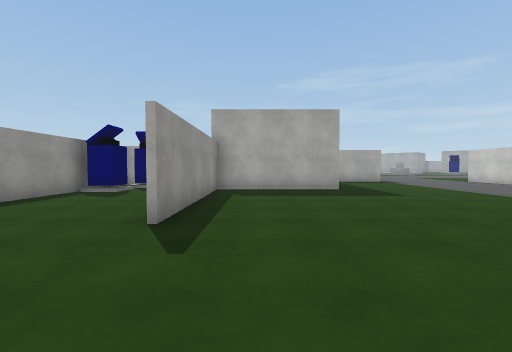
[1] (above)

24 first-person views from a walk through a 3-D level made in the Unity game engine. The camera is 1.4 m above the floor, tilts 2° down and sees 90° across. The floor is counted in squares, 2 m on a side. Each view is taken from the middle of a square. On the plan, view 1 faces up. The plan holds only what a view shows up to about 9 squares ahead; the rest is blank. The place goes on beyond the plan. Some animated figures are not drawn. Some surface patterns are stand-ins.

[2]
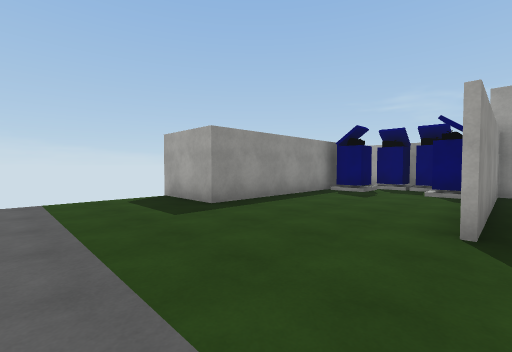

[3]
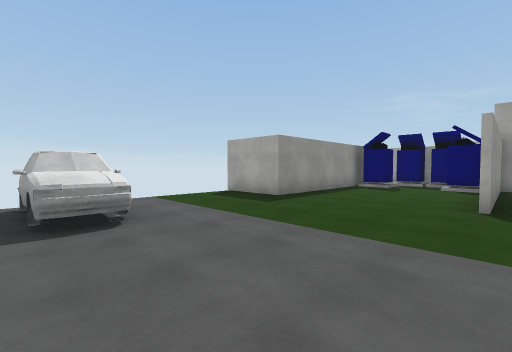

[4]
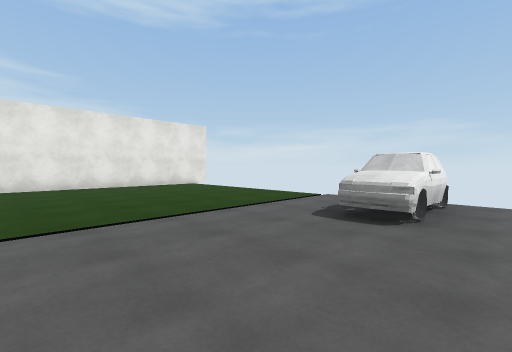

[5]
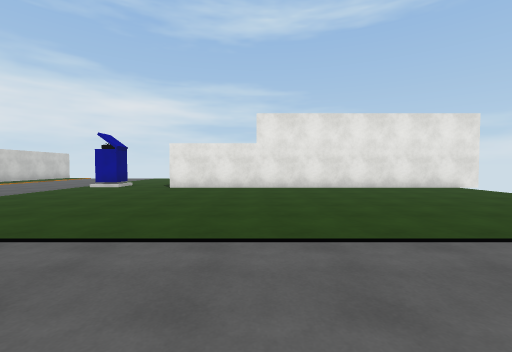

[6]
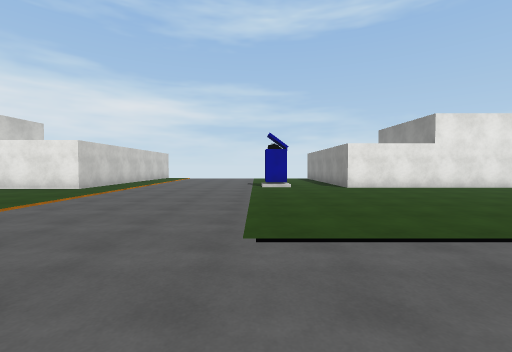

[7]
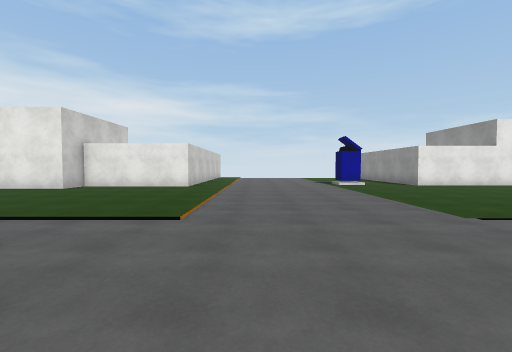

[8]
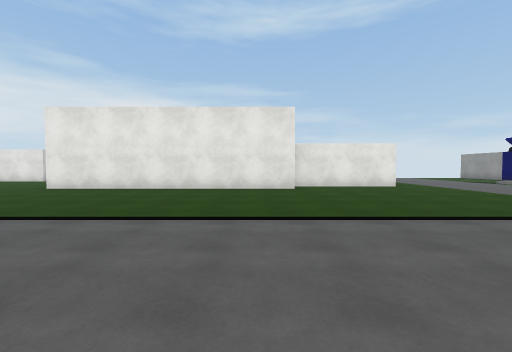

[9]
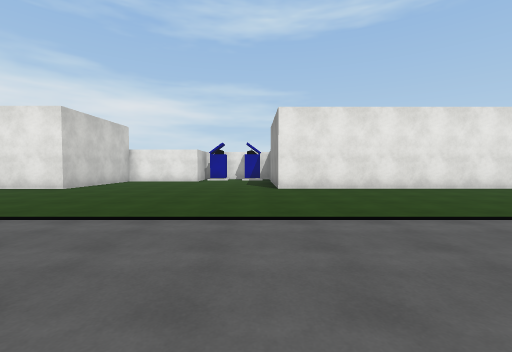

[10]
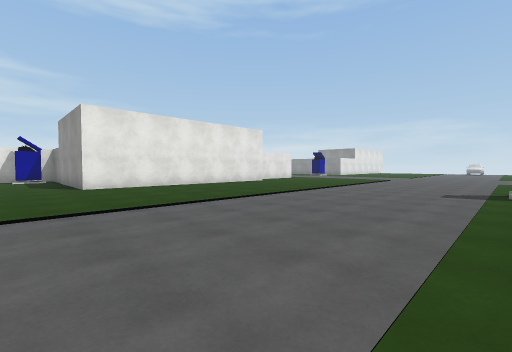

[11]
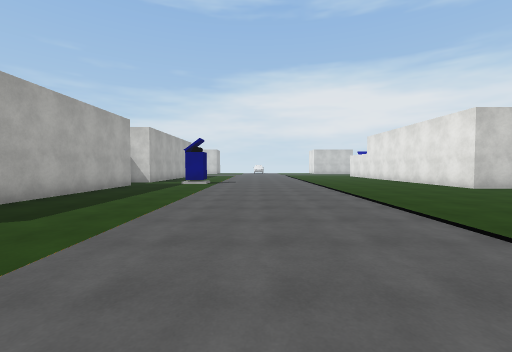

[12]
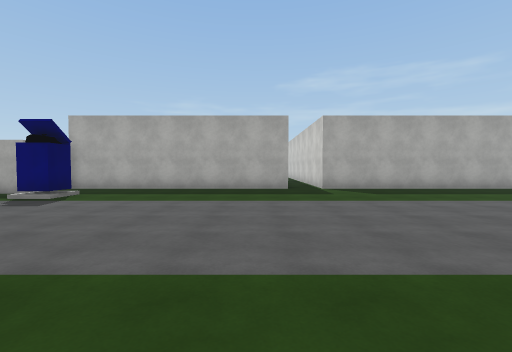

[13]
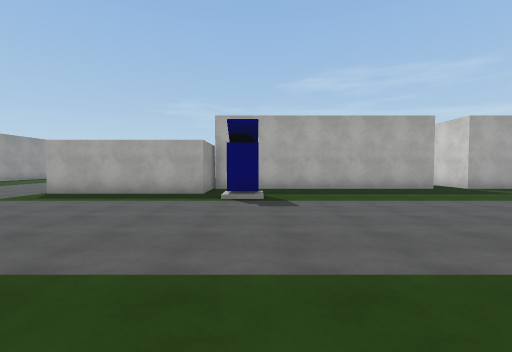

[14]
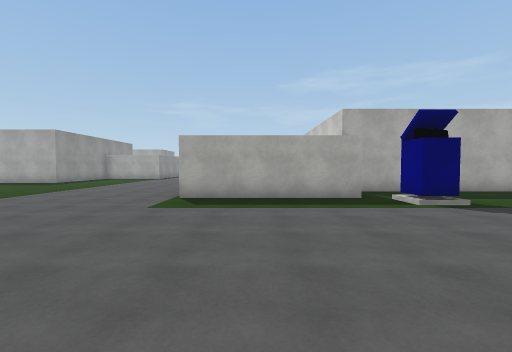

[15]
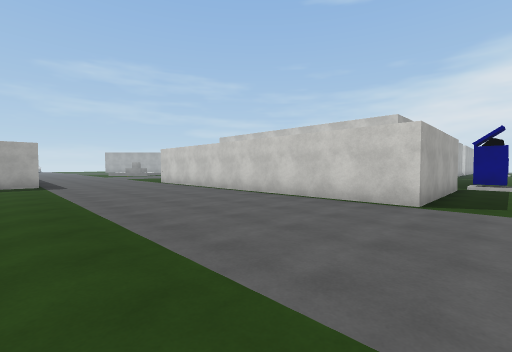

[16]
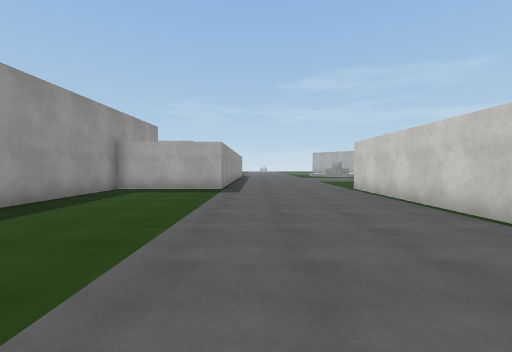

[17]
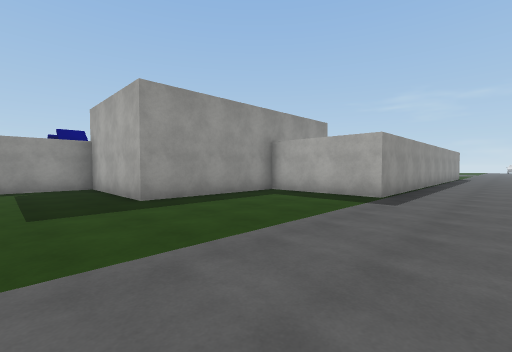

[18]
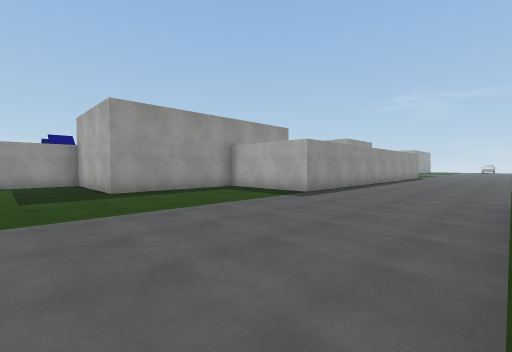

[19]
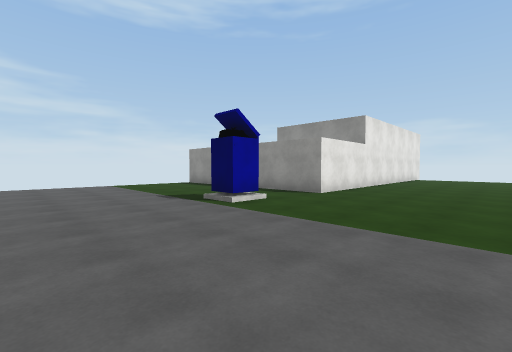

[20]
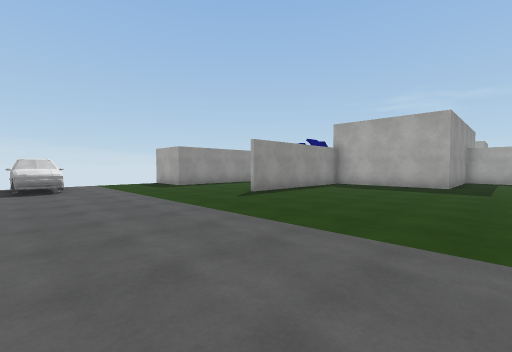

[21]
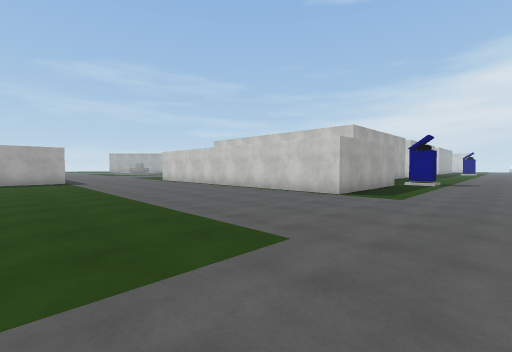

[22]
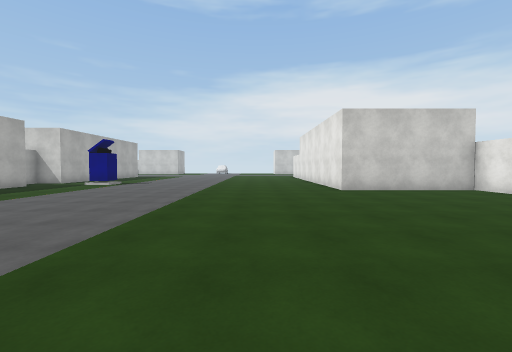

[23]
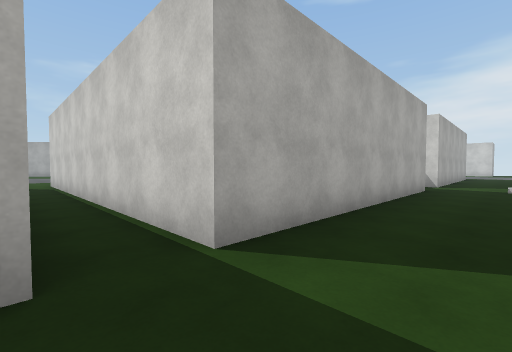

[24]
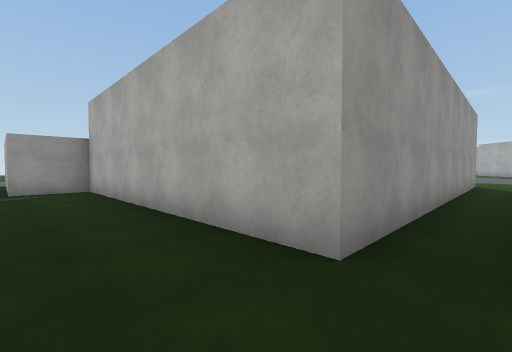

### Floor plan
Points are (right, up) in squares from view 1. A wall is a line through its corners. A room is listed if a view was taken in it or the views show most of it. See-through windows are left out.
Room 1 (views 1, 2, 3, 4, 5, 6, 7, 8, 9, 10, 11, 12, 13, 14, 15, 16, 17, 18, 19, 20, 21, 22, 23, 24)
walls: (11.3, -10) (11.3, -8.6) (14.8, -8.6) (14.8, -7.7) (22.3, -7.7) (22.3, -10.1); (5.9, 14.5) (5.9, 12.1) (2.6, 12.1) (2.6, 8) (-1.2, 8) (-1.2, 3.1); (22.1, 13.6) (22.1, 3.8) (14.5, 3.8) (14.5, 2.1) (10.2, 2.1) (10.2, 12.2); (-5.1, 8) (-5.1, 2.9) (-7.1, 2.9); (30.5, 3.8) (23.3, 3.8) (23.3, 13.4); (-7.5, -9.6) (2.9, -9.6) (2.9, -11.5); (28.7, -11.5) (28.7, -7.7) (30.5, -7.7)
ways out: opening at (23, 13)
objects: car (-7, -2) to (-5, -1); other object (-4, 8); other object (-4, 9) to (-3, 9); other object (-2, 8); other object (-2, 9); other object (5, -10); other object (16, 1)

Where each view was taken, in squares from view 1:
view 1: 0 up, 0 right, facing up
view 2: 0 up, 1 left, facing up-left
view 3: 2 down, 1 left, facing up-left
view 4: 0 up, 1 left, facing down-left
view 5: 1 down, 0 right, facing down
view 6: 1 down, 6 right, facing down
view 7: 0 up, 9 right, facing down
view 8: 0 up, 16 right, facing down
view 9: 0 up, 23 right, facing down
view 10: 1 up, 24 right, facing down-left
view 11: 1 down, 21 right, facing right
view 12: 5 down, 21 right, facing up
view 13: 5 down, 16 right, facing up
view 14: 4 down, 12 right, facing up
view 15: 1 up, 5 right, facing up-right
view 16: 4 up, 7 right, facing up
view 17: 6 up, 8 right, facing up-left
view 18: 6 up, 10 right, facing up-left
view 19: 6 down, 9 right, facing down-left
view 20: 2 down, 4 right, facing up-left
view 21: 1 down, 4 right, facing up-right
view 22: 5 down, 21 right, facing right
view 23: 2 up, 22 right, facing up-right
view 24: 2 up, 23 right, facing up-left
